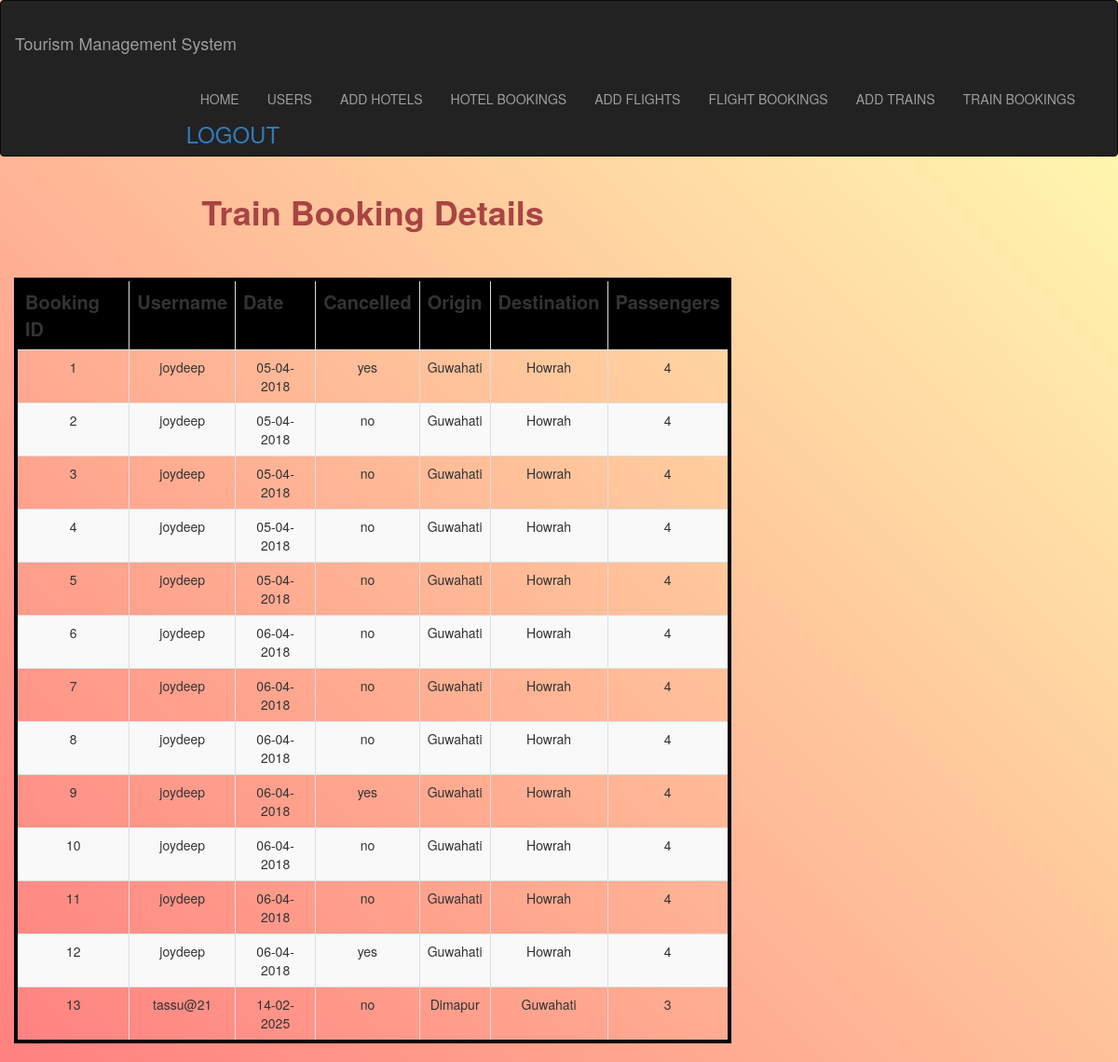
The app's page /Management/trainbookings_view.php with its own data.
### tables this page shows
CREATE TABLE `trainbookings` (
  `bookingID` int(5) NOT NULL,
  `username` varchar(50) NOT NULL,
  `date` varchar(60) NOT NULL,
  `cancelled` varchar(20) NOT NULL,
  `origin` varchar(50) NOT NULL,
  `destination` varchar(50) NOT NULL,
  `passengers` int(5) NOT NULL
);

### Management/trainbookings_view.php (the view, shortened to what this page needs)
<!Doctype html>
<html>
<head>
<link href="css/bootstrap.min.css" rel="stylesheet">
<link href="https://maxcdn.bootstrapcdn.com/font-awesome/4.7.0/css/font-awesome.min.css" rel="stylesheet"><link rel="stylesheet" href="https://maxcdn.bootstrapcdn.com/bootstrap/3.3.7/css/bootstrap.min.css">
</head>
<body>
	<div class="container-fliud">
        <nav class="navbar navbar-inverse">
  <div class="container-fluid">
    <div class="navbar-header">
      <h1 class="navbar-brand"> Tourism Management System</h1>
    </div>
     <div class="collapse navbar-collapse" id="nav">
    <ul class="nav navbar-nav" style="float:right">
        <li><a href="Home.php">HOME</a></li>
		<li><a href="users_add.php">USERS</a></li>
              <li><a href="hotels_add.php">ADD HOTELS</a></li>
              <li><a href="hotelbookings_view.php">HOTEL BOOKINGS</a></li>
              <li><a href="flights_add.php">ADD FLIGHTS</a></li>
              <li><a href="flightbookings_view.php">FLIGHT BOOKINGS</a></li>
              <li><a href="trains_add.php">ADD TRAINS</a></li>
              <li><a href="trainbookings_view.php">TRAIN BOOKINGS</a></li>
              <h3><a href="adminLogout.php">LOGOUT</a></h3>
    </ul>
  </div>
</div>
</nav>
</div>
    <div class="col-lg-8">
			<h1 class="text-danger text-center" style="font-weight:bold">Train Booking Details</h1>
      <br>
      <br>
<?php
$servername = "localhost";
$username = "root";
$password = "";
$dbname = "projectmeteor";
$conn = new mysqli($servername, $username, $password, $dbname);
$sql = "SELECT bookingID,username,date,cancelled,origin,destination,passengers FROM trainbookings";
$result = $conn->query($sql);
echo "
<center>
<table class='table table-striped table-bordered table-hover py-5' style='width:200%; border: 4px solid black; text:white; text-align: center;'>
<tr class='text-centre text-white'style='font-size:20px; background:black'>
<th>Booking ID</th>
<th>Username</th>
<th>Date</th>
<th>Cancelled</th>
<th>Origin</th>
<th>Destination</th>
<th>Passengers</th>
</tr>
</center>";
if ($result->num_rows > 0) {
    while($row = $result->fetch_assoc()) {
      echo "<tr>";
echo "<td>" . $row['bookingID'] . "</td>";
echo "<td>" . $row['username'] . "</td>";
echo "<td>" . $row['date'] . "</td>";
echo "<td>" . $row['cancelled'] . "</td>";
echo "<td>" . $row['origin'] . "</td>";
echo "<td>" . $row['destination'] . "</td>";
echo "<td>" . $row['passengers'] . "</td>";
echo "</tr>";
    }
} else {
    echo "0 results";
}
?>
</div>
</body>
</html>

### Management/trainbookings_view.php (style rules this page uses)
body { background: linear-gradient(45deg, #ff8080, #ffffb3); height: 100%; margin: 0; background-repeat: no-repeat; background-attachment: fixed; width:100%; }

### records on screen
trainbookings: bookingID "1", username "joydeep", date "05-04-2018", cancelled "yes", origin "Guwahati", destination "Howrah", passengers "4"
trainbookings: bookingID "2", username "joydeep", date "05-04-2018", cancelled "no", origin "Guwahati", destination "Howrah", passengers "4"
trainbookings: bookingID "3", username "joydeep", date "05-04-2018", cancelled "no", origin "Guwahati", destination "Howrah", passengers "4"
trainbookings: bookingID "4", username "joydeep", date "05-04-2018", cancelled "no", origin "Guwahati", destination "Howrah", passengers "4"
trainbookings: bookingID "5", username "joydeep", date "05-04-2018", cancelled "no", origin "Guwahati", destination "Howrah", passengers "4"
trainbookings: bookingID "6", username "joydeep", date "06-04-2018", cancelled "no", origin "Guwahati", destination "Howrah", passengers "4"
trainbookings: bookingID "7", username "joydeep", date "06-04-2018", cancelled "no", origin "Guwahati", destination "Howrah", passengers "4"
trainbookings: bookingID "8", username "joydeep", date "06-04-2018", cancelled "no", origin "Guwahati", destination "Howrah", passengers "4"
trainbookings: bookingID "9", username "joydeep", date "06-04-2018", cancelled "yes", origin "Guwahati", destination "Howrah", passengers "4"
trainbookings: bookingID "10", username "joydeep", date "06-04-2018", cancelled "no", origin "Guwahati", destination "Howrah", passengers "4"
trainbookings: bookingID "11", username "joydeep", date "06-04-2018", cancelled "no", origin "Guwahati", destination "Howrah", passengers "4"
trainbookings: bookingID "12", username "joydeep", date "06-04-2018", cancelled "yes", origin "Guwahati", destination "Howrah", passengers "4"
trainbookings: bookingID "13", username "tassu@21", date "14-02-2025", cancelled "no", origin "Dimapur", destination "Guwahati", passengers "3"
